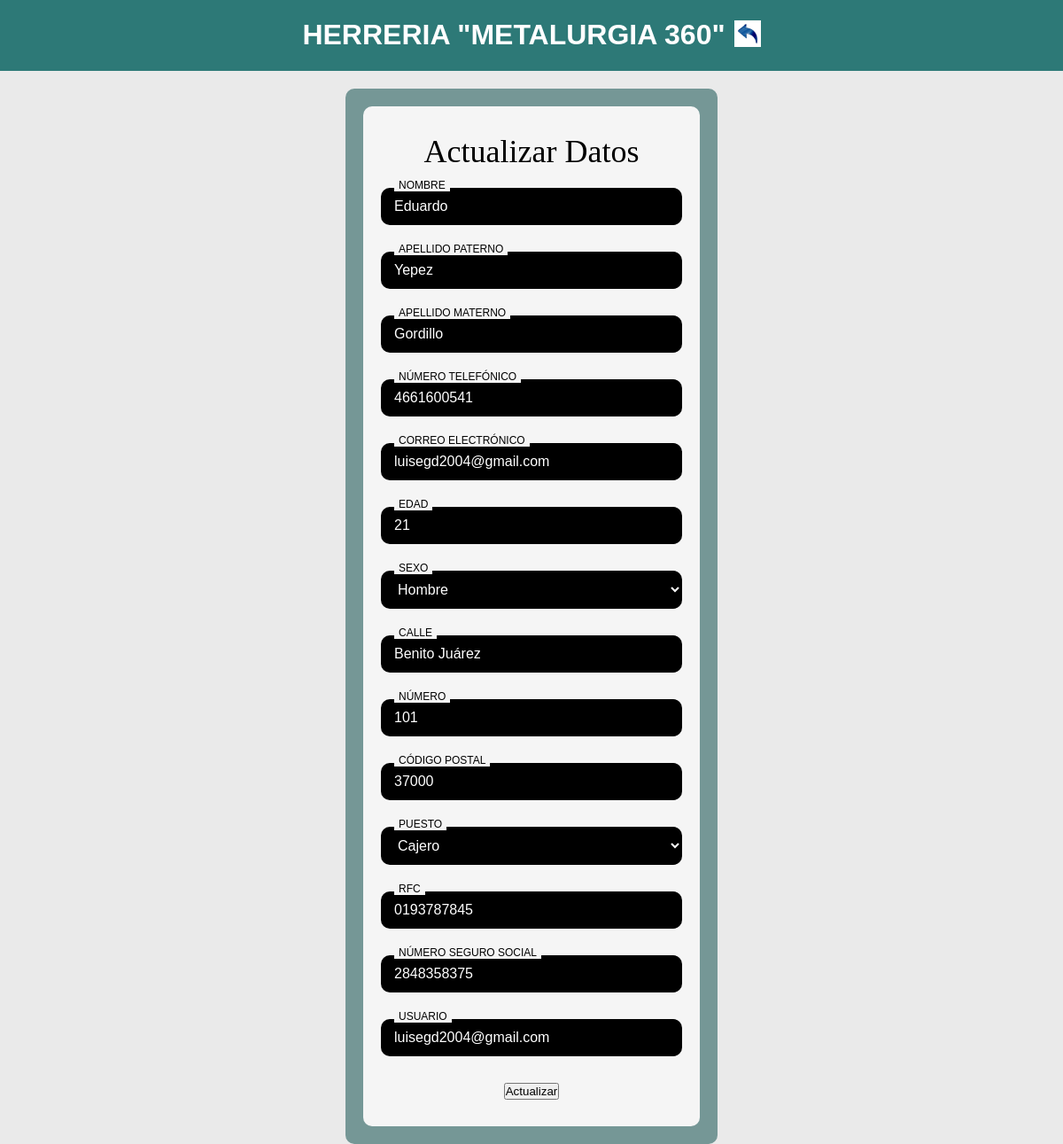
The app's page /EditarEmpleado.php?idEmpleado=16 with its own data.
### tables this page shows
CREATE TABLE `Empleados` (
  `idEmpleado` int NOT NULL,
  `Puesto` enum('Administrador','Cajero','Agente de Venta') NOT NULL,
  `RFC` varchar(13) NOT NULL,
  `NumeroSeguroSocial` varchar(11) NOT NULL,
  `Usuario` varchar(255) NOT NULL,
  `Contraseña` varchar(255) NOT NULL,
  `idPersona` int NOT NULL
);

CREATE TABLE `Personas` (
  `idPersona` int NOT NULL,
  `Nombre` varchar(50) NOT NULL,
  `Paterno` varchar(50) NOT NULL,
  `Materno` varchar(50) NOT NULL,
  `Telefono` varchar(10) NOT NULL,
  `Email` varchar(50) NOT NULL,
  `Edad` smallint NOT NULL,
  `Sexo` enum('H','M') NOT NULL,
  `idDomicilio` int DEFAULT NULL,
  `Estatus` enum('Activo','Inactivo') NOT NULL DEFAULT 'Activo'
);

CREATE TABLE `Domicilios` (
  `idDomicilio` int NOT NULL,
  `Calle` varchar(50) NOT NULL,
  `Numero` int NOT NULL,
  `c_CP` int NOT NULL
);

CREATE TABLE `CodigosPostales` (
  `c_CP` int NOT NULL,
  `d_codigo` varchar(10) NOT NULL,
  `d_CP` varchar(10) DEFAULT NULL,
  `c_tipo_asenta` int NOT NULL
);

### EditarEmpleado.php (the view, shortened to what this page needs)
<?php
$host = "localhost";
$usuario = "root";
$clave = "";
$bd = "HerreriaUG";
$conexion = new mysqli($host, $usuario, $clave, $bd);
$idEmpleado = $_SESSION['id'] ?? 1;
$conexion->query("SET @id_empleado_sesion := $idEmpleado");
$idEmpleadoEdicion = isset($_GET['idEmpleado']) ? (int)$_GET['idEmpleado'] : null;
$sql = "SELECT e.idEmpleado, e.Puesto, e.RFC, e.NumeroSeguroSocial, e.Usuario,
               p.Nombre, p.Paterno, p.Materno, p.Telefono, p.Email, p.Edad, p.Sexo, p.idDomicilio,
               d.Calle, d.Numero, cp.d_CP
        FROM Empleados e
        JOIN Personas p ON e.idPersona = p.idPersona
        JOIN Domicilios d ON p.idDomicilio = d.idDomicilio
        JOIN CodigosPostales cp ON d.c_CP = cp.c_CP
        WHERE e.idEmpleado = ?";
$stmt = $conexion->prepare($sql);
$stmt->bind_param("i", $idEmpleadoEdicion);
$stmt->execute();
$resultado = $stmt->get_result();
$empleado = $resultado->fetch_assoc();
?>
<!DOCTYPE html>
<html lang="es">
<head>
    <link rel="stylesheet" type="text/css" href="EditarEmpleado2.css" />
</head>
<body>
    <div class="titulin">
        <h1>HERRERIA "METALURGIA 360"</h1>
        <a href="Empleados.php">
            <img src="Imagenes2/regresar.jpg" alt="Botón Atrás" class="boton-atras" />
        </a>
    </div>
    <main>
        <section class="centro">
            <br /><br />
            <div class="log">
                <div class="login">
                    <form method="POST" action="">
                        <div class="titulo">
                            <h2>Actualizar Datos</h2>
                        </div>
                        <div class="input-group">
                            <input type="text" name="Nombre" value="<?php echo htmlspecialchars($empleado['Nombre']); ?>" required placeholder=" " />
                            <label for="Nombre">Nombre</label>
                        </div>
                        <div class="input-group">
                            <input type="text" name="Paterno" value="<?php echo htmlspecialchars($empleado['Paterno']); ?>" required placeholder=" " />
                            <label for="Paterno">Apellido Paterno</label>
                        </div>
                        <div class="input-group">
                            <input type="text" name="Materno" value="<?php echo htmlspecialchars($empleado['Materno']); ?>" required placeholder=" " />
                            <label for="Materno">Apellido Materno</label>
                        </div>
                        <div class="input-group">
                            <input type="tel" name="Telefono" value="<?php echo htmlspecialchars($empleado['Telefono']); ?>" pattern="[0-9]{10}" required placeholder=" " />
                            <label for="Telefono">Número Telefónico</label>
                        </div>
                        <div class="input-group">
                            <input type="email" name="Email" value="<?php echo htmlspecialchars($empleado['Email']); ?>" required placeholder=" " />
                            <label for="Email">Correo Electrónico</label>
                        </div>
                        <div class="input-group">
                            <input type="number" name="Edad" min="0" max="120" value="<?php echo htmlspecialchars($empleado['Edad']); ?>" required placeholder=" " />
                            <label for="Edad">Edad</label>
                        </div>
                        <div class="input-group">
                            <select name="Sexo" required>
                                <option value="H" <?php echo ($empleado['Sexo'] == 'H') ? 'selected' : ''; ?>>Hombre</option>
                            </select>
                            <label for="Sexo">Sexo</label>
                        </div>
                        <div class="input-group">
                            <input type="text" name="Calle" value="<?php echo htmlspecialchars($empleado['Calle']); ?>" required placeholder=" " />
                            <label for="Calle">Calle</label>
                        </div>
                        <div class="input-group">
                            <input type="number" name="Numero" min="1" value="<?php echo htmlspecialchars($empleado['Numero']); ?>" required placeholder=" " />
                            <label for="Numero">Número</label>
                        </div>
                        <div class="input-group">
                            <input type="text" name="d_CP" value="<?php echo htmlspecialchars($empleado['d_CP']); ?>" required placeholder=" " />
                            <label for="d_CP">Código Postal</label>
                        </div>
                        <div class="input-group">
                            <select name="Puesto" required>
                                <option value="Cajero" <?php echo ($empleado['Puesto'] == 'Cajero') ? 'selected' : ''; ?>>Cajero</option>
                            </select>
                            <label for="Puesto">Puesto</label>
                        </div>
                        <div class="input-group">
                            <input type="text" name="RFC" value="<?php echo htmlspecialchars($empleado['RFC']); ?>" maxlength="13" placeholder=" " />
                            <label for="RFC">RFC</label>
                        </div>
                        <div class="input-group">
                            <input type="text" name="NumeroSeguroSocial" value="<?php echo htmlspecialchars($empleado['NumeroSeguroSocial']); ?>" maxlength="11" placeholder=" " />
                            <label for="NumeroSeguroSocial">Número Seguro Social</label>
                        </div>
                        <div class="input-group">
                            <input type="text" name="Usuario" value="<?php echo htmlspecialchars($empleado['Usuario']); ?>" required placeholder=" " />
                            <label for="Usuario">Usuario</label>
                        </div>
                        <button type="submit" class="button-1">Actualizar</button>
                    </form>
                </div>
            </div>
        </section>
    </main>
</body>
</html>

### EditarEmpleado2.css (style rules this page uses)
* { margin: 0; padding: 0; box-sizing: border-box; }
html, body { height: 100%; font-family: 'Arial', sans-serif; background-color: #eaeaea; background-size: cover; background-position: center; background-repeat: no-repeat; min-height: 100vh; }
body { display: flex; flex-direction: column; min-height: 100vh; }
.titulin { position: fixed; top: 0; left: 0; width: 100%; height: 80px; background-color: #2d7977; border-bottom: 1px solid #2d7977; color: white; font-weight: bold; font-size: 16px; display: flex; justify-content: center; align-items: center; text-align: center; z-index: 1000; }
main { flex: 1; display: flex; justify-content: center; align-items: flex-start; padding-top: 100px; width: 100%; min-height: calc(100vh - 120px); }
.centro { display: flex; justify-content: center; width: 100%; }
.log { display: flex; justify-content: center; width: 100%; }
.login { background-color: #759796; width: 35%; max-width: 500px; min-height: 500px; border-radius: 10px; padding: 20px; display: flex; justify-content: center; align-items: center; }
form { width: 100%; height: 100%; background-color: whitesmoke; border-radius: 10px; padding: 30px 20px; display: flex; flex-direction: column; justify-content: space-between; align-items: center; }
.titulo { text-align: center; width: 100%; margin-bottom: 20px; }
.titulo h2, h2 { font-family: "Times New Roman", serif; font-size: 36px; font-weight: normal; color: black; margin: 0; }
.input-group { width: 100%; position: relative; margin-bottom: 30px; }
.input-group input, .input-group select, .input-group textarea { width: 100%; padding: 12px 15px; border-radius: 10px; border: none; font-size: 16px; background-color: black; color: white; }
.input-group label { position: absolute; top: -10px; left: 15px; background-color: whitesmoke; color: black; font-size: 12px; padding: 0 5px; text-transform: uppercase; pointer-events: none; }
.boton-atras { width: 30px; height: auto; cursor: pointer; transition: transform 0.3s ease; margin-left: 10px; }
.titulin { position: fixed; top: 0; left: 0; width: 100%; display: flex; align-items: center; justify-content: center; text-align: center; color: white; height: 80px; border-bottom: 1px solid #2d7977; background-color: #2d7977; font-size: 16px; font-weight: bold; z-index: 1000; }

### records on screen
empleados: Nombre "Eduardo", Paterno "Yepez", Materno "Gordillo", Telefono "4661600541", Email "luisegd2004@gmail.com", Edad "21", Calle "Benito Juárez", Numero "101", d_CP "37000", Puesto "Cajero", RFC "0193787845", NumeroSeguroSocial "2848358375", Usuario "luisegd2004@gmail.com"
personas: Sexo "Hombre"
